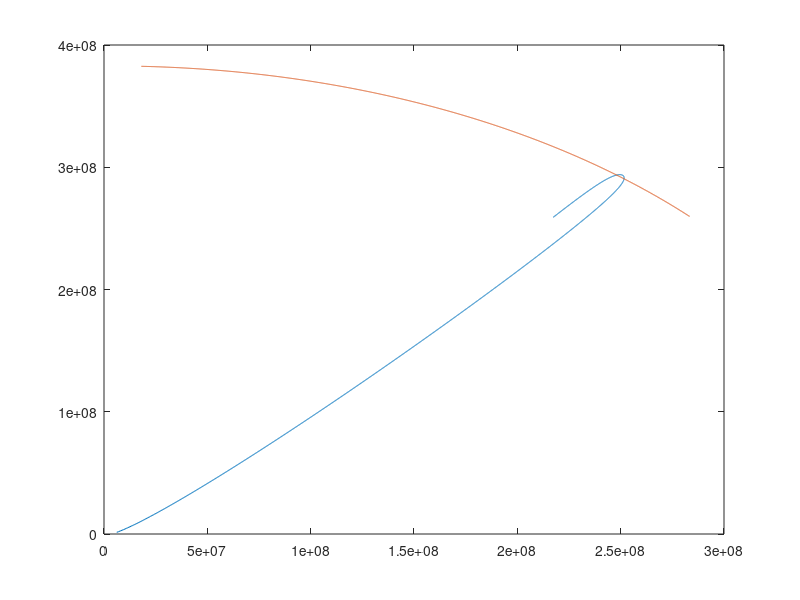

The MATLAB script that drew this image: (Note: this script raises an error after producing the figure.)
clear
close all
clc

load('optimum_1_10000_0p1.txt')
x_S = optimum_1_10000_0p1(:,1);
y_S = optimum_1_10000_0p1(:,2);
x_M = optimum_1_10000_0p1(:,3);
y_M = optimum_1_10000_0p1(:,4);


r_E = 6371000; % m (Earth)
plot(x_S,y_S)
hold on
plot(x_M,y_M)
circle(0,0,r_E)
xlabel('x')
ylabel('y')
legend('Spacecraft','Moon','Earth')
pbaspect([1 1 1])


